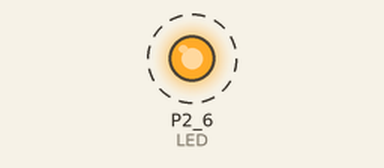
Recording of a sketch running on a simulated TI MSP430 LaunchPad. Shown: output pins drawn as LEDs (lit = HIGH). Dashed ring = blinking.

Above: at 0.2 s.
Timing chart, 0 to 3.0 s (numbered marks = the images above):
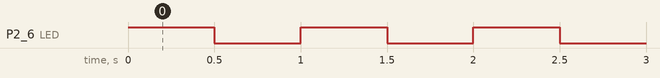

Measured:
- by itself, P2_6 (LED): alternates HIGH for 0.50 s and LOW for 0.50 s

The sketch:

Blink_led.ino
```cpp
/*
//                    MSP430G2231 (FLASH 2KB)
//                      +-\/-+
//               VCC   1|    |20  GND
//         (A0)  P1.0  2|    |19  XIN   P2.6
//         (A1)  P1.1  3|    |18  XOUT  P2.7
//         (A2)  P1.2  4|    |17  TEST
//         (A3)  P1.3  5|    |16  RST#
//         (A4)  P1.4  6|    |15  P1.7  (A7) (SDA) (MOSI)
//  (SCLK) (A5)  P1.5  7|    |14  P1.6  (A6) (SCL) (MISO)
//               ----  8|    |13  ----
//               ----  9|    |12  ----
//               ---- 10|    |11  ----
//                      +----+

Con el MSP430G2231 podemos usar cualquiera de dos o tres opciones para cada pin:
P1_0 --> 2  --> RED_LED
P1_1 --> 3
P1_2 --> 4
P1_3 --> 5  --> PUSH2
P1_4 --> 6
P1_5 --> 7
P1_6 --> 14 --> GREEN_LED
P1_7 --> 15
P2_7 --> 18  marcado con XOUT
P2_6 --> 19  marcado con XIN
_______________________________________________________________________________________
//                        MSP430G2452 (FLASH 8KB)
//                          +-\/-+
//                   VCC   1|    |20  GND
//             (A0)  P1.0  2|    |19  XIN   P2.6
//       (TX)  (A1)  P1.1  3|    |18  XOUT  P2.7
// (PWM) (RX)  (A2)  P1.2  4|    |17  TEST
//             (A3)  P1.3  5|    |16  RST#
//             (A4)  P1.4  6|    |15  P1.7  (A7) (SDA) (MISO)
//      (SCLK) (A5)  P1.5  7|    |14  P1.6  (A6) (SCL) (MOSI) (PWM)
//      (CS)         P2.0  8|    |13  P2.5
//                   P2.1  9|    |12  P2.4
//                   P2.2 10|    |11  P2.3
//                          +----+
// UART por Software (SW UART) ubicar los Jumpers EN REV.1.5
_______________________________________________________________________________________
//                        MSP430G2553 (FLASH 16KB)
//                          +-\/-+
//                   VCC   1|    |20  GND
//             (A0)  P1.0  2|    |19  XIN   P2.6               (PWMx)
//       (RX)  (A1)  P1.1  3|    |18  XOUT  P2.7
//(PWMx) (TX)  (A2)  P1.2  4|    |17  TEST
//             (A3)  P1.3  5|    |16  RST#
//             (A4)  P1.4  6|    |15  P1.7  (A7) (SDA0) (MISO)
//      (SCLK) (A5)  P1.5  7|    |14  P1.6  (A6) (SCL0) (MOSI) (PWMx)
//      (CS)         P2.0  8|    |13  P2.5                     (PWMz)
//(PWMy)(SCL1)       P2.1  9|    |12  P2.4                     (PWMz)
//(PWMy)(SDA1)       P2.2 10|    |11  P2.3
//                          +----+
// (A10) --> Temperature
// Escoges: PWM4 o PWM14 o PWM19
// Escoges: PWM9 o PWM10
// Escoges: PWM12 o PWM13
// I2C por defecto el 1
// Software I2C maestro unicamente
// Uart por Hardware (HW UART) ubicar los Jumpers EN REV.1.5

Con el MSP430G2452 y el MSP430G2553 podemos usar cualquiera de dos o tres opciones para cada pin:
P1_0 --> 2  --> RED_LED
P1_1 --> 3
P1_2 --> 4
P1_3 --> 5  --> PUSH2
P1_4 --> 6
P1_5 --> 7
_____________________________
P2_0 --> 8
P2_1 --> 9
P2_2 --> 10
P2_3 --> 11
P2_4 --> 12
P2_5 --> 13
_____________________________
P1_6 --> 14 --> GREEN_LED
P1_7 --> 15
P2_7 --> 18  marcado con XOUT
P2_6 --> 19  marcado con XIN
*/
#define LED P2_6 // pin marcado como XIN


// El setup se ejecutará siempre al resetear la tarjeta o al energizarla.
void setup() {
  // initialize the digital pin as an output.
  pinMode(LED, OUTPUT);
}

// El loop se ejecutará para siempre, siempre y cuando la tarjeta permanezca energizada y no sea oprimido reset.
void loop() {
  digitalWrite(LED, HIGH);   // enciende el LED (HIGH está en el nivel de voltaje del VCC del microcontrolador)
  delay(500);               // espera un segundo
  digitalWrite(LED, LOW);    // apaga el LED (LOW está en el nivel de GND del microcotrolador)
  delay(500); // espera 100 milisegundos

}
```
